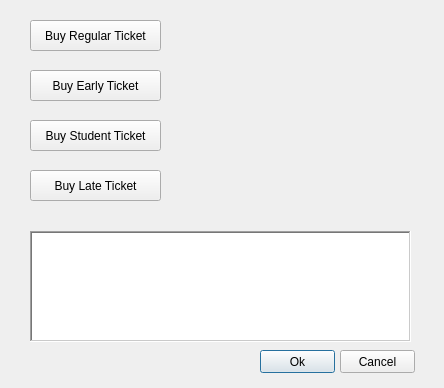
<?xml version="1.0" encoding="UTF-8"?>
<ui version="4.0">
 <class>Dialog</class>
 <widget class="QDialog" name="Dialog">
  <property name="geometry">
   <rect>
    <x>0</x>
    <y>0</y>
    <width>444</width>
    <height>388</height>
   </rect>
  </property>
  <property name="windowTitle">
   <string>Dialog</string>
  </property>
  <widget class="QPushButton" name="bOk">
   <property name="geometry">
    <rect>
     <x>260</x>
     <y>350</y>
     <width>75</width>
     <height>23</height>
    </rect>
   </property>
   <property name="text">
    <string>Ok</string>
   </property>
  </widget>
  <widget class="QPushButton" name="bCancel">
   <property name="geometry">
    <rect>
     <x>340</x>
     <y>350</y>
     <width>75</width>
     <height>23</height>
    </rect>
   </property>
   <property name="text">
    <string>Cancel</string>
   </property>
  </widget>
  <widget class="QTextBrowser" name="buyInfo">
   <property name="geometry">
    <rect>
     <x>30</x>
     <y>231</y>
     <width>381</width>
     <height>111</height>
    </rect>
   </property>
   <property name="frameShape">
    <enum>QFrame::WinPanel</enum>
   </property>
  </widget>
  <widget class="QPushButton" name="buyRegular">
   <property name="geometry">
    <rect>
     <x>30</x>
     <y>20</y>
     <width>131</width>
     <height>31</height>
    </rect>
   </property>
   <property name="text">
    <string>Buy Regular Ticket</string>
   </property>
  </widget>
  <widget class="QPushButton" name="buyEarly">
   <property name="geometry">
    <rect>
     <x>30</x>
     <y>70</y>
     <width>131</width>
     <height>31</height>
    </rect>
   </property>
   <property name="text">
    <string>Buy Early Ticket</string>
   </property>
  </widget>
  <widget class="QPushButton" name="buyStudent">
   <property name="geometry">
    <rect>
     <x>30</x>
     <y>120</y>
     <width>131</width>
     <height>31</height>
    </rect>
   </property>
   <property name="text">
    <string>Buy Student Ticket</string>
   </property>
  </widget>
  <widget class="QPushButton" name="buyLate">
   <property name="geometry">
    <rect>
     <x>30</x>
     <y>170</y>
     <width>131</width>
     <height>31</height>
    </rect>
   </property>
   <property name="text">
    <string>Buy Late Ticket</string>
   </property>
  </widget>
  <widget class="QLabel" name="costRegular">
   <property name="geometry">
    <rect>
     <x>190</x>
     <y>20</y>
     <width>221</width>
     <height>31</height>
    </rect>
   </property>
   <property name="text">
    <string/>
   </property>
  </widget>
  <widget class="QLabel" name="costEarly">
   <property name="geometry">
    <rect>
     <x>190</x>
     <y>70</y>
     <width>221</width>
     <height>31</height>
    </rect>
   </property>
   <property name="text">
    <string/>
   </property>
  </widget>
  <widget class="QLabel" name="costStudent">
   <property name="geometry">
    <rect>
     <x>190</x>
     <y>120</y>
     <width>221</width>
     <height>31</height>
    </rect>
   </property>
   <property name="text">
    <string/>
   </property>
  </widget>
  <widget class="QLabel" name="costLate">
   <property name="geometry">
    <rect>
     <x>190</x>
     <y>170</y>
     <width>221</width>
     <height>31</height>
    </rect>
   </property>
   <property name="text">
    <string/>
   </property>
  </widget>
 </widget>
 <resources/>
 <connections/>
</ui>
